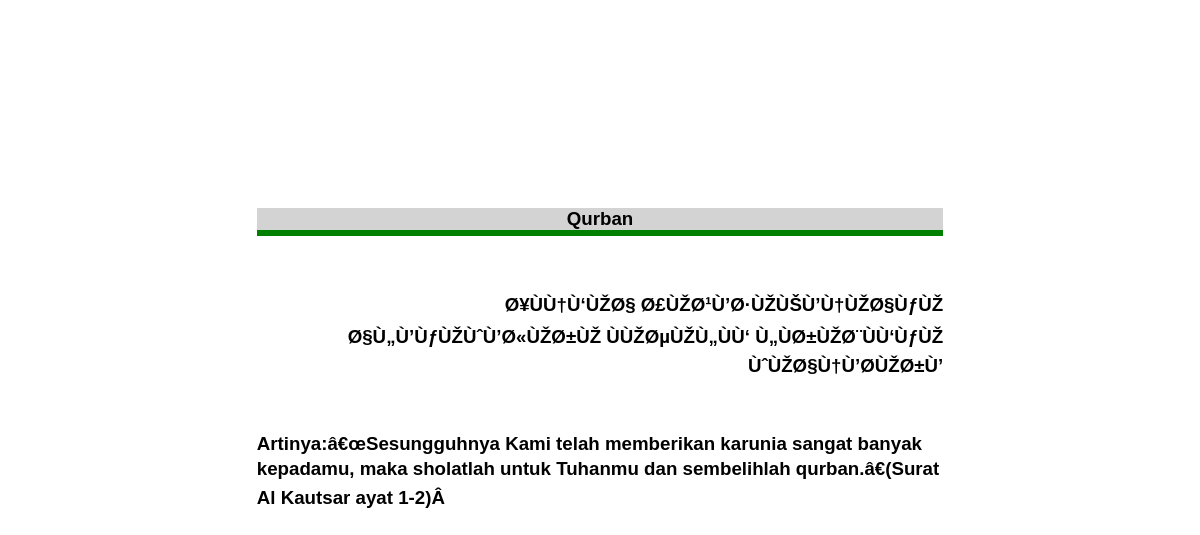
Screenshot of /detail.php?idd=52 with the database file from the repository.
### tables this page shows
CREATE TABLE `hadits` (
  `id_hadits` int(11) NOT NULL,
  `jenis_hadits` text NOT NULL,
  `ayat` text NOT NULL,
  `artinya` text NOT NULL
);

### detail.php (the view, shortened to what this page needs)
<?php
$idd=$_GET['idd'];
$q=mysql_query("SELECT * FROM hadits WHERE id_hadits='$idd'");
$data=mysql_fetch_array($q);
?>
<html>
<head>
<link rel="stylesheet" type="text/css" href="style.css" />
</head>
<body style= "font-family: 'Vidaloka', sans-serif; ";>
<center>
	<h3 style= "text-align: center; width:60%;  border-bottom: 6px solid green; background-color: lightgrey;"; ><?php echo $data['jenis_hadits'];?></h3></br>
	<h3 style= "text-align: right; width:60%"><?php echo $data['ayat'];?></h3></br>
	<h3 style= "text-align: left; width:60%"><?php echo $data['artinya'];?></h3></br>
</center>
</body>
</html>

### style.css (style rules this page uses)
body { padding: 200px 20px; }

### rows the page displays
hadits: jenis_hadits "Qurban", ayat "Ø¥ÙÙ†Ù‘ÙŽØ§ Ø£ÙŽØ¹Ù’Ø·ÙŽÙŠÙ’Ù†ÙŽØ§ÙƒÙŽ Ø§Ù„Ù’ÙƒÙŽÙˆÙ’Ø«ÙŽØ±ÙŽ ÙÙŽØµÙŽÙ„ÙÙ‘ Ù„ÙØ±ÙŽØ¨ÙÙ‘ÙƒÙŽ ÙˆÙŽØ§Ù†Ù’Ø­ÙŽØ±Ù’", artinya "Artinya:â€œSesungguhnya Kami telah memberikan karunia sangat banyak kepadamu, maka sholatlah untuk Tuhanmu dan sembelihlah qurban.â€(Surat Al Kautsar ayat 1-2)Â"
